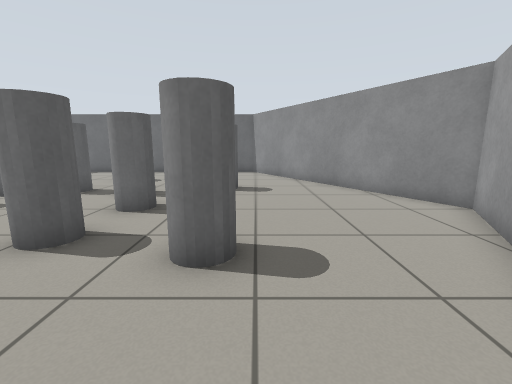
[1] (above)

14 first-person views from a walk through a world built for the Gazebo simulator. The camera is 0.8 m above the floor, tilts 10° down and sees 90° across. The floor is counted in squares, 0.5 m on a side. Each view is taken from the middle of a square. On the plan, view 1 faces up. The plan holds only what a view shows up to about 14 squares ahead; the rest is blank.

[2]
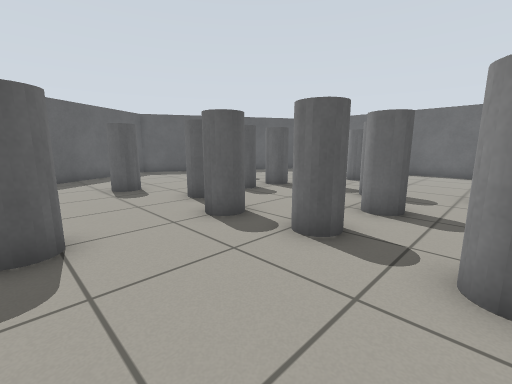

[3]
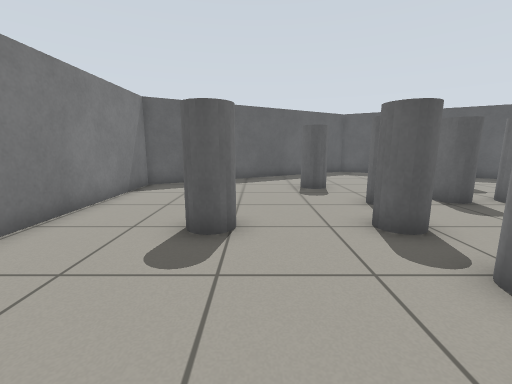

[4]
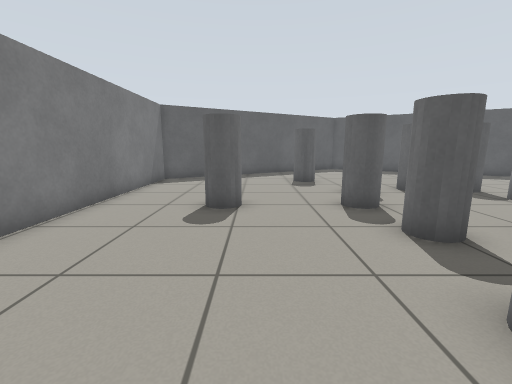

[5]
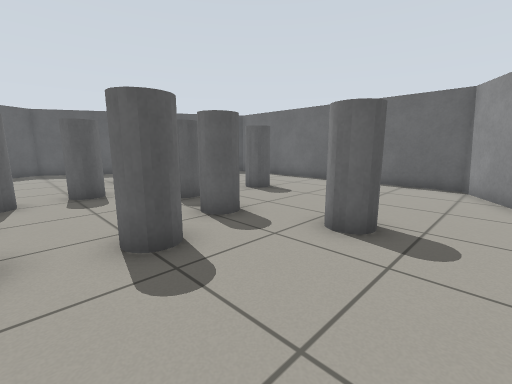

[6]
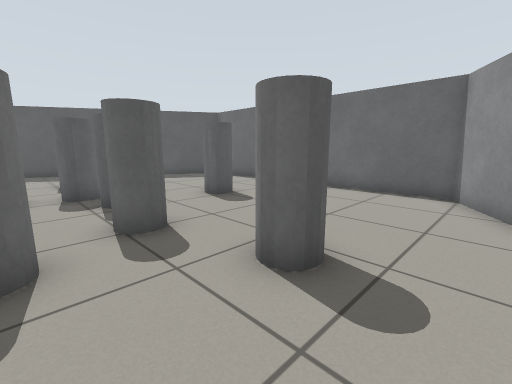

[7]
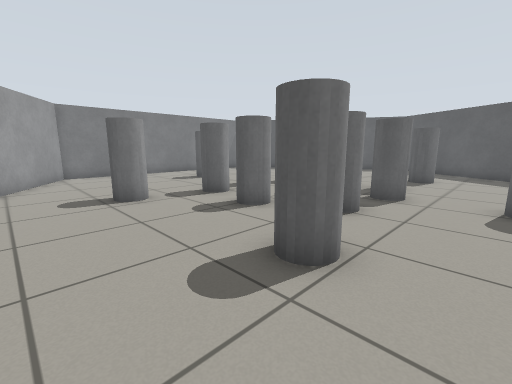

[8]
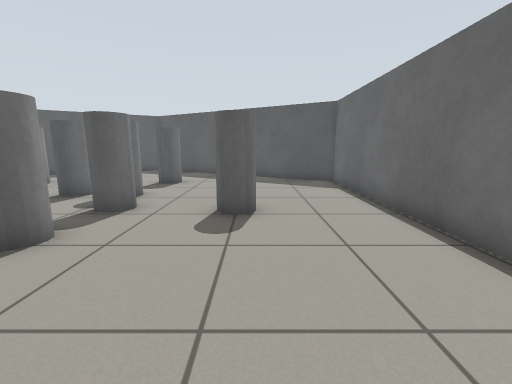

[9]
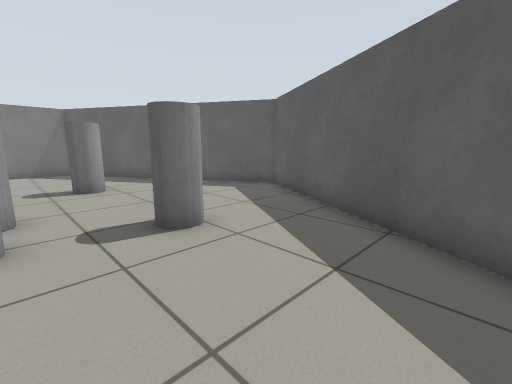

[10]
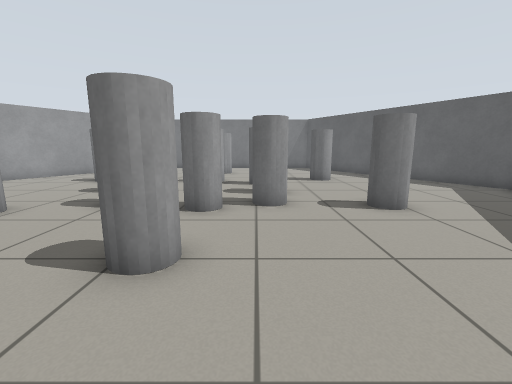

[11]
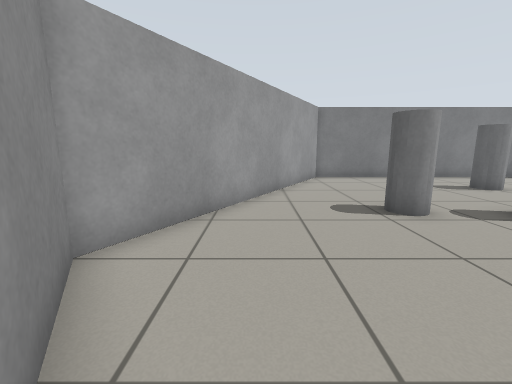

[12]
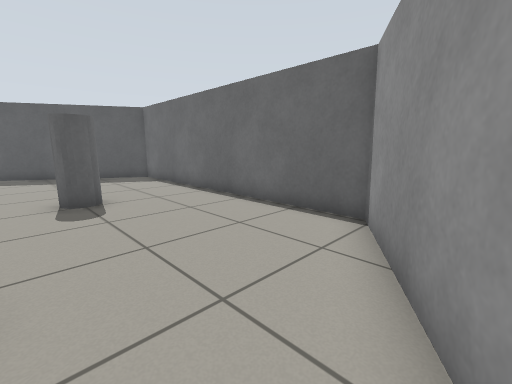

[13]
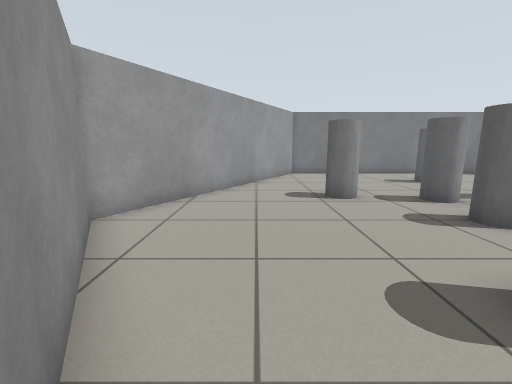

[14]
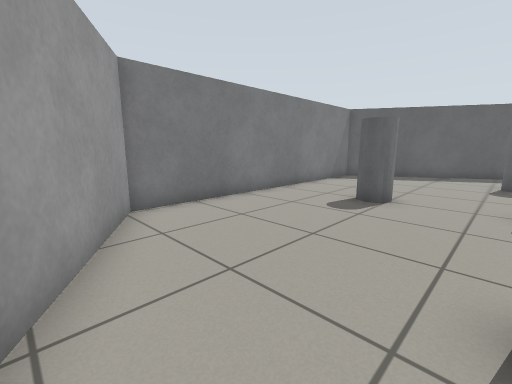

### Floor plan
Points are (right, up) in squares from view 1. A wall is a line through its corners. A room is listed if a view was taken in it or the views show most of it. See-through windows are left out.
Room 1 (views 1, 2, 3, 4, 5, 6, 7, 8, 9, 10, 11, 12, 13, 14)
walls: (-11.8, 16.6) (-17.7, 6.5) (-11.8, -3.6) (-0.2, -3.6) (5.7, 6.5) (-0.2, 16.6) (-11.8, 16.6)
objects: pillar (-12, 9) to (-11, 9); pillar (-11, 3) to (-11, 4); pillar (-9, 7) to (-8, 7); pillar (-9, 8) to (-8, 9); pillar (-8, 4) to (-8, 5); pillar (-7, 9) to (-6, 10); pillar (-7, 12) to (-6, 13); pillar (-6, 0); pillar (-6, 4); pillar (-4, 4) to (-3, 5); pillar (-4, 9); pillar (-3, 6) to (-3, 7); pillar (-1, 3) to (-1, 4); pillar (-1, 10)

Where each view was taken, in squares from view 1:
view 1: 0 up, 0 right, facing up
view 2: 0 up, 1 left, facing up-left
view 3: 1 up, 1 left, facing left
view 4: 1 up, 1 right, facing left
view 5: 5 up, 1 right, facing up-left
view 6: 7 up, 1 right, facing up-left
view 7: 12 up, 2 right, facing down-left
view 8: 13 up, 0 right, facing left
view 9: 14 up, 9 left, facing down-left
view 10: 16 up, 8 left, facing down
view 11: 10 up, 3 right, facing down
view 12: 11 up, 2 right, facing up-left
view 13: 12 up, 2 right, facing down
view 14: 3 up, 2 right, facing down-left
